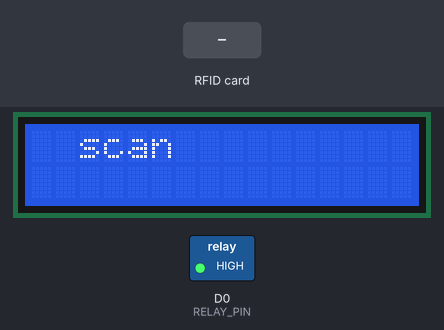
The sketch below on a simulated ESP8266 (NodeMCU). On the bench: 16×2 character LCD, switched loads named in the sketch (green lamp = pin HIGH). The test bench sets the inputs (shaded band). What the sketch prints to the serial monitor is not drawn.

Above: at 1.3 s.
1.4 s: RFID card 24 92 24 14 71 01 held to the reader
At 2.2 s:
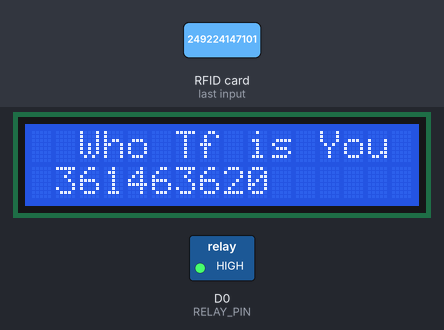
4.4 s: RFID card 10 51 99 14 51 01 held to the reader
At 4.7 s:
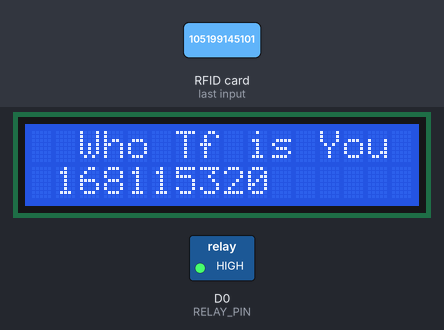
Timing chart, 0 to 7.4 s (numbered marks = the images above; inputs shaded):
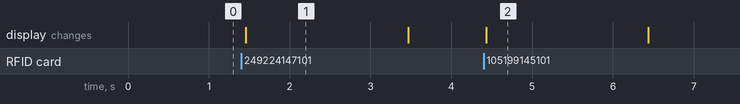

The sketch:

attendance.ino
```cpp
#include <SPI.h>
#include <MFRC522.h>
#include <LiquidCrystal_I2C.h>
#include <SD.h>

#define tot 5  //sets total number of people
//relay
constexpr uint8_t RELAY_PIN = D0;

//DISPLAY
LiquidCrystal_I2C lcd(0x3F, 16, 2);
int flag;
int pos = 0;

//RFID
constexpr uint8_t RST_PIN = D3;
constexpr uint8_t SS_PIN = D4;
MFRC522 rfid(SS_PIN, RST_PIN);  // Instance of the class
MFRC522::MIFARE_Key key;
String tag;

//SDCARD
File myfile;                //create a file named attendance
constexpr uint8_t cs = D8;  //NODE MCU

//ID CARD DETAILS
String UID[tot] = { "20115312290", "249224147101", "105199145101", "2176091112", "89195136101" };
String name[tot] = { "Krrish", "Diptayan", "Ayan", "Daniel", "Siddhima" };

void setup() {
  lcd.init();
  lcd.clear();
  lcd.backlight();
  Serial.begin(9600);
  SPI.begin();      // Init SPI bus
  rfid.PCD_Init();  // Init MFRC522
  //RELAY
  pinMode(RELAY_PIN, OUTPUT);
  //SD CARD
  //sdinitialize();
}

void loop() {
  digitalWrite(RELAY_PIN, HIGH);
  String data = "";
  lcd.clear();
  lcd.setCursor(2, 0);
  lcd.print("scan");
  lcd.setCursor(1, 1);
  if (!rfid.PICC_IsNewCardPresent())
    return;
  if (rfid.PICC_ReadCardSerial()) {
    for (byte i = 0; i < 4; i++) {
      tag += rfid.uid.uidByte[i];
    }
    //checking
    for (int i = 0; i < tot; i++) {
      if (tag == UID[i]) {
        flag = 1;
        pos = i;
        break;
      } else {
        flag = 0;
      }
    }

    if (flag == 1) {
      lcd.clear();
      lcd.setCursor(2, 0);
      lcd.print("Welcome");
      lcd.setCursor(1, 1);
      Serial.println(name[pos]);
      lcd.println(name[pos]);
      delay(2000);
      myfile = SD.open("attendance.csv", FILE_WRITE);
      data = name[pos] + "," + UID[pos];
      myfile.println(data);
      Serial.println("WROTE IN FILE SUCCESSFUL");
      myfile.close();
      digitalWrite(RELAY_PIN, LOW);
      ;
      delay(6000);
      digitalWrite(RELAY_PIN, HIGH);
    } else {
      lcd.clear();
      lcd.setCursor(2, 0);
      lcd.print("Who Tf is You ?");
      lcd.setCursor(1, 1);
      lcd.print(tag);
      Serial.println(tag);
      delay(2000);
    }
    tag = "";
    rfid.PICC_HaltA();
    rfid.PCD_StopCrypto1();
  }
}
void sdinitialize() {
  Serial.println("Initializing SD card");
  if (!SD.begin(cs)) {
    Serial.println("initialization failed");
    while (1)
      ;
  }
  Serial.println("initialization DONE");
  if (SD.exists("attendance.csv"))
    Serial.println("FILE EXISTS");
  else
    Serial.println("FILE DOESN'T EXISTS");
}
```

Measured:
- after the input at 1.4 s, the display: changes after 0.06 s (image 1)
- after the input at 4.4 s, the display: changes at once (image 2)
- what the display in image 1 shows lasts 2.0 s, from 1.5 s to 3.5 s
